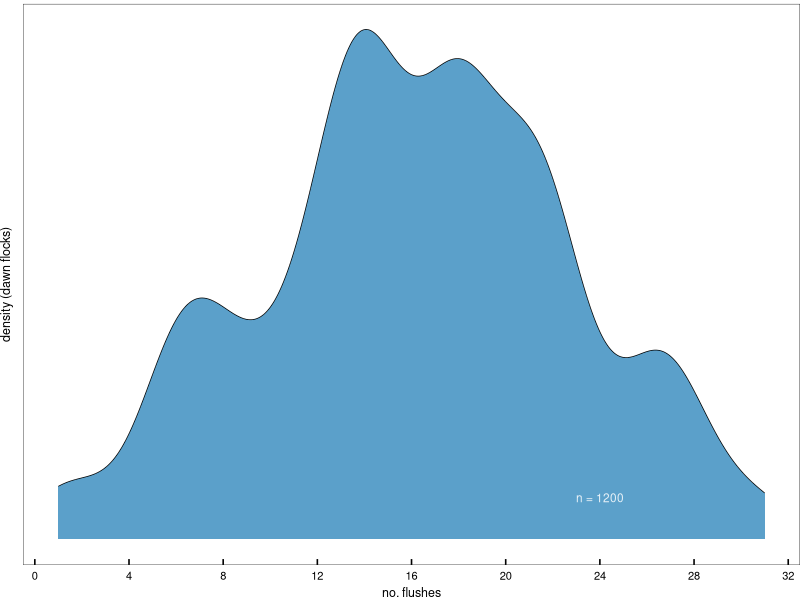
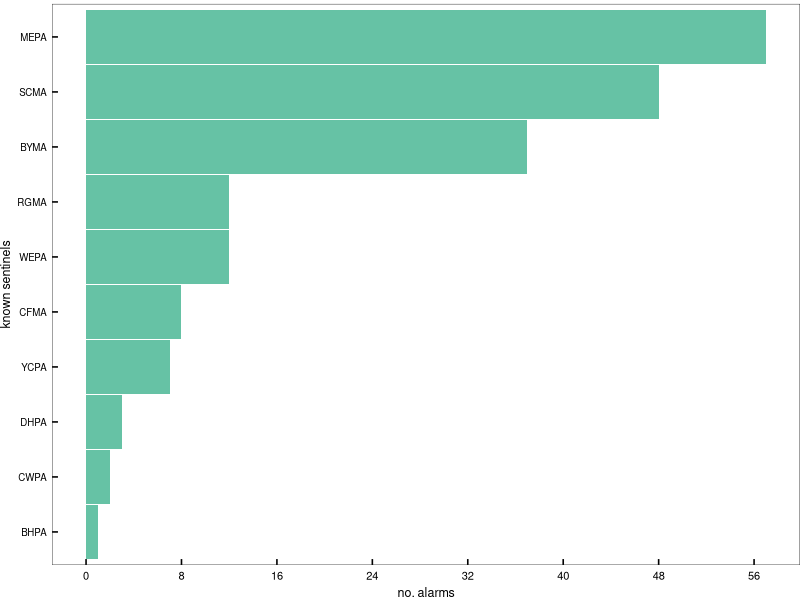
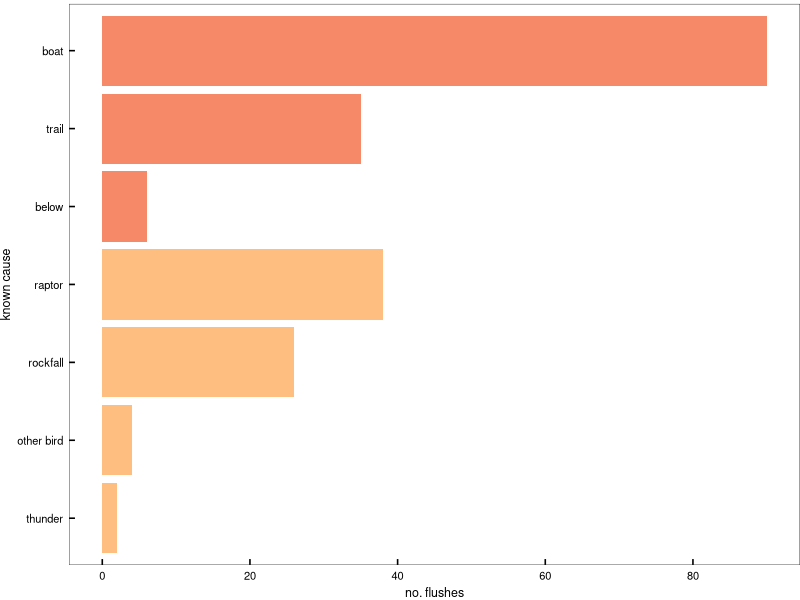
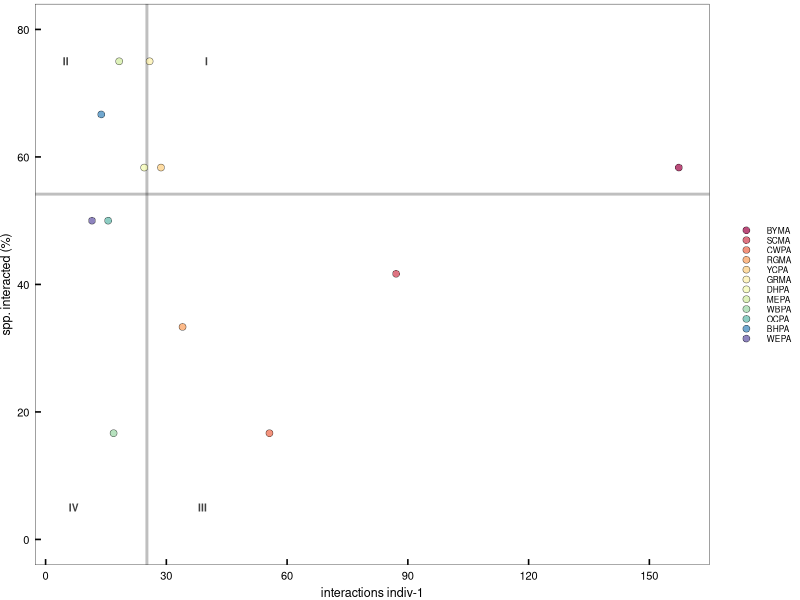
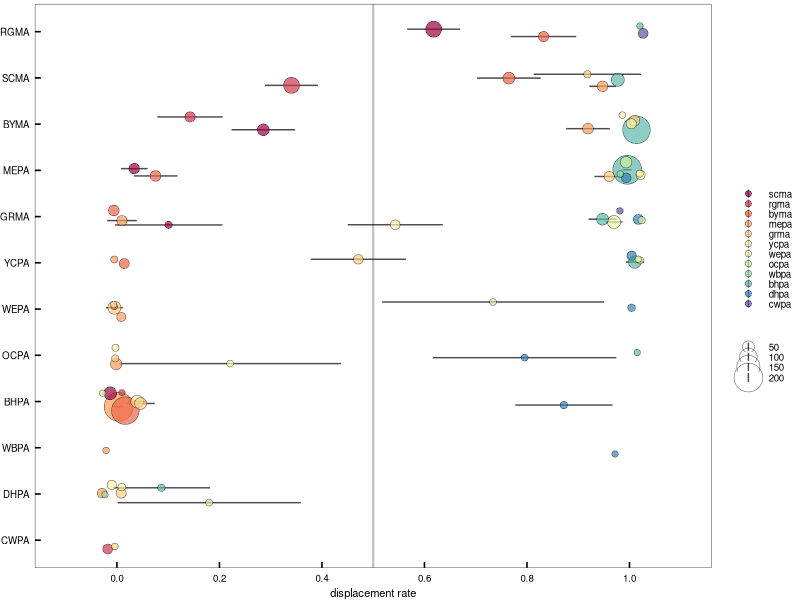
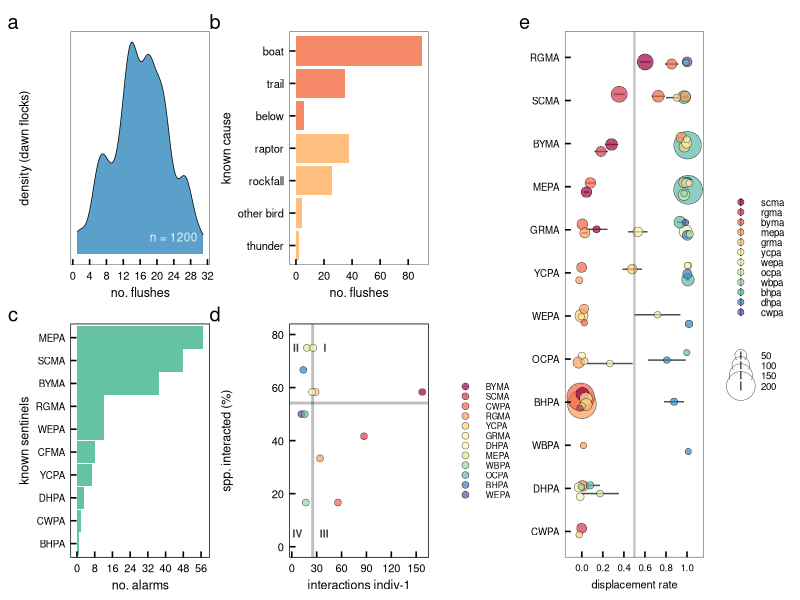

Write R code to recreate these figures, in order.
#### this script organizes, tidies data and calculates and plots the flush, alarm, and fight data
#### should be figure #5 in the manuscript
#### "fights" are really interspecies agonistic interactions with winners and losers
#### agonistic interactions form 3 sociality components and quantify dominance and status

library(ggplot2)      # plotting and viz
library(plyr)         # legacy df manipulation
library(dplyr)        # variable grouping and manipulation
library(reshape)      # legacy df manipulation
library(data.table)   # legacy functions on df 
library(tidyverse)
library(tidyr)        # gathering and spreading
library(zoo)          # roll mean
library(ggthemes)     # helpful ggplot themes
library(forcats)
library(scales)
library(RColorBrewer) # pretty colors
library(ggridges)
library(colorspace)
library(patchwork)
library(lubridate)    # formatting times dates


# custom ggplot theme
themeKV <- theme_few()+
  theme(plot.margin = unit(c(0.1,0,0,0), "cm"),
        strip.background = element_blank(),
        axis.line = element_blank(),
        axis.text.x = element_text(size = 7, colour = "black", margin = unit(c(0.15,0,0,0), "cm")),
        axis.text.y = element_text(size = 7, colour = "black", margin = unit(c(0,0.15,0,0), "cm")),
        axis.title.x = element_text(size = 8),
        axis.title.y = element_text(size = 8),
        axis.ticks.x = element_line(colour = "black"), axis.ticks.y = element_line(colour = "black"),
        axis.ticks.length=unit(-0.15, "cm"),element_line(colour = "black", linewidth=.25),
        panel.border = element_rect(colour = "black", fill=NA, linewidth=.25),
        legend.title=element_blank(),
        strip.text=element_text(hjust=0))

#### read in flush and fight data from csv
flush <- read.csv('data/flush.csv')
flush1 <- subset(flush, select = c(DATE)) # subset full dataset for only date column
flush2 <- flush1 %>% group_by(DATE) %>% # Group by count of multiple columns
  summarise(total_count=n(),.groups = 'drop') %>%
  as.data.frame() # make new df with these data

#### first to do, document # flushes per day, as density plot
p1 <- ggplot(flush2, aes(x = total_count, fill=c("#3288bd"))) +
  themeKV + theme(legend.position = "none", 
                  axis.text.y = element_text(size = 0),
                  axis.title.y = element_text(size = 9),
                  axis.ticks.y = element_blank(),
                  axis.text.x = element_text(size = 8),
                  axis.title.x = element_text(size = 9),
                  ) + 
  geom_density(size = 0.25, alpha = 0.8, adjust = 0.65) +
  scale_fill_manual(values=c("#3288bd")) +
  scale_x_continuous(breaks = seq(0, 40, by = 4)) +
  ylab("density (dawn flocks)")+
  xlab("no. flushes")+
  annotate("text", x = 24, y = 0.005, label = "n = 1200", color = "white", alpha = 0.85, size = 3)
p1


#### now count the occurrences of each species was a sentinel
flush <- read.csv('data/flush.csv')
sentinel <- subset(flush, select = c(ALARM)) # subset full dataset for only species IDs
sentinel1 <- sentinel %>% 
  filter(!(ALARM == 'NA')) # filter out NA values

# make col plot of alarm species
p2 <- ggplot(sentinel1, aes(y = fct_rev(fct_infreq(ALARM)), group=ALARM)) +
  themeKV + theme(legend.position = "none", 
                  axis.text.y = element_text(size = 7),
                  axis.title.y = element_text(size = 9),
                  axis.text.x = element_text(size = 8),
                  axis.title.x = element_text(size = 9),
  ) + 
  geom_bar(fill = c("#66c2a5"), alpha =1, width=0.98) +
  scale_fill_manual(values=c("#66c2a5")) +
  scale_x_continuous(breaks = seq(0, 60, by = 8)) +
  ylab("known sentinels") + 
  xlab("no. alarms")
p2


#### now count the occurrences of each flush cause
flush <- read.csv('data/flush.csv')
cause <- subset(flush, select = c(CAUSE, CATEGORY)) # subset full dataset for only species IDs
cause1 <- cause %>% 
  filter(!(CAUSE == 'NA')) # filter out NA values

# count number of cause occurences
cause2 <- cause1 %>% group_by(CAUSE, CATEGORY) %>% # Group by count of multiple columns
  summarise(total_count=n(),.groups = 'drop') %>%
  as.data.frame() # make new df with these data
# manually reorder to sort by CATEGORY then CAUSE
reorder = c(3,1,6,4,5,7,2) # create reorder variables
cause2$reorder = reorder # add as col to df
# dplyr frustrating me too much so gave up and just manually redid it

p3 <- ggplot(cause2, aes(x=total_count, y=fct_rev(fct_reorder(CAUSE, reorder)), fill=CATEGORY)) +
  themeKV + theme(legend.position = "none", 
                  axis.text.y = element_text(size = 8),
                  axis.title.y = element_text(size = 9),
                  axis.text.x = element_text(size = 8),
                  axis.title.x = element_text(size = 9),
  ) + 
  geom_col(alpha = 0.8, width=0.9) +
  scale_fill_manual(values=c("#f46d43","#fdae61")) +
  scale_x_continuous(breaks = seq(0, 100, by = 20),
                     #             limits = c(0,100)
                     ) +
    ylab("known cause") + 
    xlab("no. flushes")
p3



#### WE'RE AT THE FIGHTS!!!
fights <- read.csv('data/fights.csv')
# make 14 color Brewer palette
getPalette = colorRampPalette(brewer.pal(11, "Spectral")) # interpolate colors to fit the 13 parrot species
Spectral12 <- getPalette(12) 


p4 <- ggplot(fights, aes(x=FIGHT_RT, y=INT_spp)) + 
  themeKV + theme(axis.text.x = element_text(size = 8),
                  axis.title.x = element_text(size = 9),
                  axis.text.y = element_text(size = 8),
                  axis.title.y = element_text(size = 9),
                  legend.key.height = unit(0.25, 'cm'), # shrink the native height of legend
                  legend.text = element_text(size=6),
                  ) + # reduce font size on legend
  geom_vline(xintercept = median(fights$FIGHT_RT), alpha = 0.25, size = 1, color = "#000000") +
  geom_hline(yintercept = median(fights$INT_spp), alpha = 0.25, size = 1, color = "#000000") +
  geom_point(aes(fill = fct_rev(fct_reorder(SPECIES,FIGHT_RT))),# color code by species win rate 
             pch=21,color="black", stroke=0.25, size = 2.2, alpha = 0.7, # make point borders   
             ) +
  #geom_point(shape = 1,size = 3, colour = "black", stroke = 0.25,) +
  scale_fill_manual(values = Spectral12) +
  scale_x_continuous(breaks = seq(0, 200, by = 30), 
                     #limits = c(-1,30)
                     ) + # give a little more room 
  scale_y_continuous(breaks = seq(0, 100, by = 20), 
                     limits = c(0,80)) +
  xlab("interactions indiv-1") + 
  ylab("spp. interacted (%)") + 
  annotate("text", x = 40, y = 75, label = "I", alpha = 0.75, size = 2.6, fontface = "bold") +
  annotate("text", x = 5, y = 75, label = "II", alpha = 0.75, size = 2.6, fontface = "bold") +
  annotate("text", x = 39, y = 5, label = "III", alpha = 0.75, size = 2.6, fontface = "bold") +
  annotate("text", x = 7, y = 5, label = "IV", alpha = 0.75, size = 2.6, fontface = "bold")
  #guides(color = guide_legend(override.aes = list(size = ))) 
p4



#### try a hierarchy of dominance 
library(ggplot2)
displace <- read.csv('data/displacement.csv')
head(displace)

# error bar guidance
# http://www.sthda.com/english/wiki/ggplot2-error-bars-quick-start-guide-r-software-and-data-visualization

p5 <- displace %>% 
  ggplot(aes(x=fct_reorder(WIN,ORDER), y=winrt_p,fill=LOSE))+ # prob need to manually sort from a list
  themeKV+ theme(axis.text.x = element_text(size = 7),
                 axis.title.x = element_text(size = 8),
                 axis.text.y = element_text(size = 7),
                 axis.title.y = element_text(size = 8),
                 legend.key.height = unit(0.25, 'cm'), # shrink the native height of legend
                 legend.text = element_text(size=7), # reduce font size on legend
                 #legend.position = "none", 
                 ) +
  scale_fill_manual(values = Spectral12) +
  scale_radius(range = c(0.5, 2.4))+ # manually re-size range of values
  geom_pointrange(aes(size=tot, # size is inflate for some reason, idk
                      fill = fct_reorder(LOSE,-rank_q), 
                      ymin=winrt_p-winrt_sd, ymax=winrt_p+winrt_sd, # combines error bar and point in one 
                      ),
                  pch=21, color="black",stroke=0.25, # make point borders
                  alpha=0.7,
                  position = position_jitter(width = 0.2, height = 0.03))+
  scale_y_continuous(breaks = seq(0, 1, by = 0.2), limits = c(-0.1,1.1)) +
  geom_hline(yintercept = 0.5, alpha = 0.25, size = 0.75, color = "#000000") +
  ylab("displacement rate")+
  xlab(NULL) +
  guides(fill = guide_legend(order = 2))+ # place size legend element last 
  coord_flip()
p5


layout3 <- "
AAABBBEEE
CCCDDDEEE"
p1 + p3 + p2 + p4 + p5 +
  plot_layout(design = layout3) +
  plot_annotation(tag_levels = 'a') # add panel labels a, b, c... etc


# TO DO LIST:
# proper descending sort "-" using dominance
# shrink legend
# sync legend with other panel
# blanks in layout geometry
